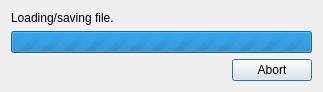
<?xml version="1.0" encoding="UTF-8"?>
<ui version="4.0">
 <class>NetworkDialog</class>
 <widget class="QDialog" name="NetworkDialog">
  <property name="geometry">
   <rect>
    <x>0</x>
    <y>0</y>
    <width>323</width>
    <height>87</height>
   </rect>
  </property>
  <property name="windowTitle">
   <string/>
  </property>
  <layout class="QVBoxLayout" name="verticalLayout">
   <item>
    <widget class="QLabel" name="label">
     <property name="text">
      <string>Loading/saving file.</string>
     </property>
    </widget>
   </item>
   <item>
    <widget class="QProgressBar" name="progressBar">
     <property name="maximum">
      <number>0</number>
     </property>
     <property name="value">
      <number>0</number>
     </property>
    </widget>
   </item>
   <item>
    <widget class="QDialogButtonBox" name="buttonBox">
     <property name="standardButtons">
      <set>QDialogButtonBox::Abort</set>
     </property>
    </widget>
   </item>
  </layout>
 </widget>
 <resources/>
 <connections>
  <connection>
   <sender>buttonBox</sender>
   <signal>rejected()</signal>
   <receiver>NetworkDialog</receiver>
   <slot>reject()</slot>
   <hints>
    <hint type="sourcelabel">
     <x>161</x>
     <y>66</y>
    </hint>
    <hint type="destinationlabel">
     <x>161</x>
     <y>43</y>
    </hint>
   </hints>
  </connection>
 </connections>
</ui>
